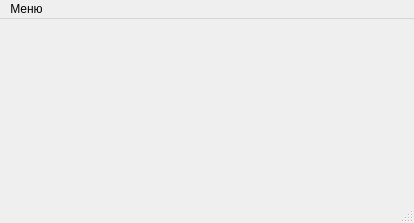
<?xml version="1.0" encoding="UTF-8"?>
<ui version="4.0">
 <class>MainWindow</class>
 <widget class="QMainWindow" name="MainWindow">
  <property name="geometry">
   <rect>
    <x>0</x>
    <y>0</y>
    <width>414</width>
    <height>223</height>
   </rect>
  </property>
  <property name="windowTitle">
   <string>MainWindow</string>
  </property>
  <widget class="QWidget" name="centralwidget"/>
  <widget class="QMenuBar" name="menubar">
   <property name="geometry">
    <rect>
     <x>0</x>
     <y>0</y>
     <width>414</width>
     <height>21</height>
    </rect>
   </property>
   <widget class="QMenu" name="menu">
    <property name="title">
     <string>Меню</string>
    </property>
    <addaction name="actionStart"/>
    <addaction name="actionStop"/>
   </widget>
   <addaction name="menu"/>
  </widget>
  <widget class="QStatusBar" name="statusbar"/>
  <action name="actionStart">
   <property name="text">
    <string>Start</string>
   </property>
  </action>
  <action name="actionStop">
   <property name="text">
    <string>Stop</string>
   </property>
  </action>
 </widget>
 <resources/>
 <connections/>
</ui>
